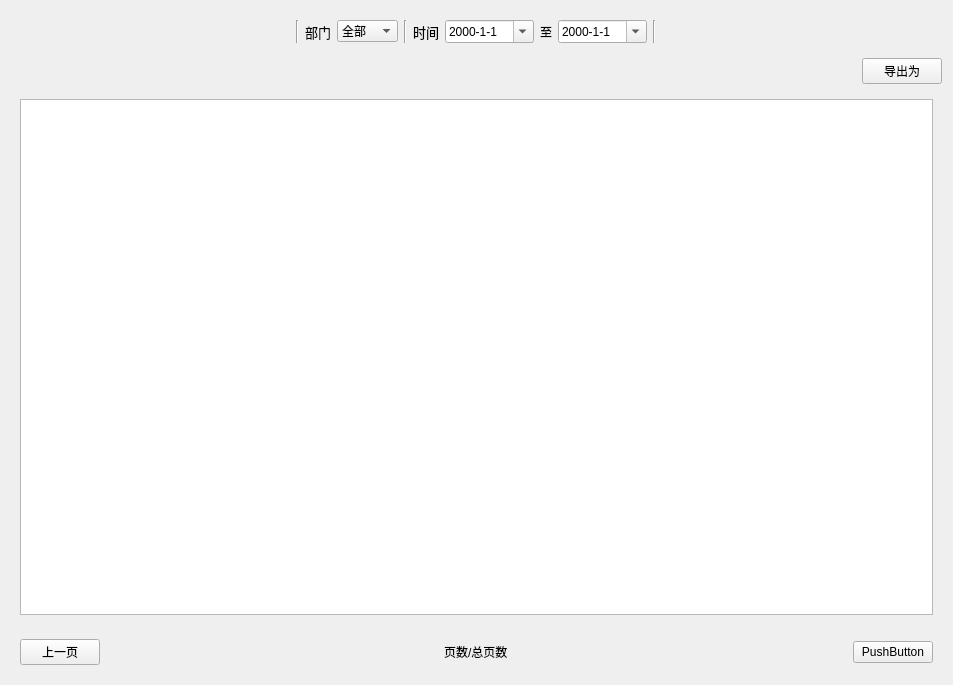
<?xml version="1.0" encoding="UTF-8"?>
<ui version="4.0">
 <class>Form</class>
 <widget class="QWidget" name="Form">
  <property name="geometry">
   <rect>
    <x>0</x>
    <y>0</y>
    <width>953</width>
    <height>685</height>
   </rect>
  </property>
  <property name="windowTitle">
   <string>Form</string>
  </property>
  <layout class="QGridLayout" name="gridLayout">
   <item row="0" column="0">
    <layout class="QVBoxLayout" name="verticalLayout">
     <item alignment="Qt::AlignHCenter">
      <widget class="QWidget" name="widget" native="true">
       <property name="sizePolicy">
        <sizepolicy hsizetype="Fixed" vsizetype="Fixed">
         <horstretch>0</horstretch>
         <verstretch>0</verstretch>
        </sizepolicy>
       </property>
       <layout class="QGridLayout" name="gridLayout_2">
        <item row="0" column="0">
         <widget class="Line" name="line">
          <property name="orientation">
           <enum>Qt::Vertical</enum>
          </property>
         </widget>
        </item>
        <item row="0" column="4">
         <widget class="QLabel" name="label_2">
          <property name="font">
           <font>
            <family>黑体</family>
            <pointsize>10</pointsize>
           </font>
          </property>
          <property name="text">
           <string>时间</string>
          </property>
         </widget>
        </item>
        <item row="0" column="2">
         <widget class="QComboBox" name="comboBox">
          <property name="sizePolicy">
           <sizepolicy hsizetype="Fixed" vsizetype="Fixed">
            <horstretch>0</horstretch>
            <verstretch>0</verstretch>
           </sizepolicy>
          </property>
          <item>
           <property name="text">
            <string>全部</string>
           </property>
          </item>
          <item>
           <property name="text">
            <string>部门1</string>
           </property>
          </item>
          <item>
           <property name="text">
            <string>部门2</string>
           </property>
          </item>
          <item>
           <property name="text">
            <string>部门3</string>
           </property>
          </item>
         </widget>
        </item>
        <item row="0" column="6">
         <widget class="QLabel" name="label_3">
          <property name="font">
           <font>
            <family>黑体</family>
           </font>
          </property>
          <property name="text">
           <string>至</string>
          </property>
         </widget>
        </item>
        <item row="0" column="3">
         <widget class="Line" name="line_2">
          <property name="orientation">
           <enum>Qt::Vertical</enum>
          </property>
         </widget>
        </item>
        <item row="0" column="5">
         <widget class="QDateEdit" name="dateEdit">
          <property name="displayFormat">
           <string>yyyy-M-d</string>
          </property>
          <property name="calendarPopup">
           <bool>true</bool>
          </property>
         </widget>
        </item>
        <item row="0" column="1">
         <widget class="QLabel" name="label">
          <property name="font">
           <font>
            <family>黑体</family>
            <pointsize>10</pointsize>
           </font>
          </property>
          <property name="text">
           <string>部门</string>
          </property>
         </widget>
        </item>
        <item row="0" column="8">
         <widget class="Line" name="line_3">
          <property name="orientation">
           <enum>Qt::Vertical</enum>
          </property>
         </widget>
        </item>
        <item row="0" column="7">
         <widget class="QDateEdit" name="dateEdit_2">
          <property name="displayFormat">
           <string>yyyy-M-d</string>
          </property>
          <property name="calendarPopup">
           <bool>true</bool>
          </property>
         </widget>
        </item>
       </layout>
      </widget>
     </item>
     <item alignment="Qt::AlignRight">
      <widget class="QPushButton" name="pushButton">
       <property name="text">
        <string>导出为</string>
       </property>
      </widget>
     </item>
     <item>
      <widget class="QWidget" name="widget_2" native="true">
       <layout class="QGridLayout" name="gridLayout_3">
        <item row="0" column="0">
         <widget class="QTableView" name="tableView"/>
        </item>
       </layout>
      </widget>
     </item>
    </layout>
   </item>
   <item row="1" column="0">
    <widget class="QWidget" name="widget_3" native="true">
     <layout class="QGridLayout" name="gridLayout_4">
      <item row="0" column="1" alignment="Qt::AlignHCenter">
       <widget class="QLabel" name="label_4">
        <property name="sizePolicy">
         <sizepolicy hsizetype="Preferred" vsizetype="Preferred">
          <horstretch>0</horstretch>
          <verstretch>0</verstretch>
         </sizepolicy>
        </property>
        <property name="text">
         <string>页数/总页数</string>
        </property>
       </widget>
      </item>
      <item row="0" column="0">
       <widget class="QPushButton" name="pushButton_2">
        <property name="sizePolicy">
         <sizepolicy hsizetype="Fixed" vsizetype="Fixed">
          <horstretch>0</horstretch>
          <verstretch>0</verstretch>
         </sizepolicy>
        </property>
        <property name="text">
         <string>上一页</string>
        </property>
       </widget>
      </item>
      <item row="0" column="2">
       <widget class="QPushButton" name="pushButton_3">
        <property name="sizePolicy">
         <sizepolicy hsizetype="Fixed" vsizetype="Fixed">
          <horstretch>0</horstretch>
          <verstretch>0</verstretch>
         </sizepolicy>
        </property>
        <property name="text">
         <string>PushButton</string>
        </property>
       </widget>
      </item>
     </layout>
    </widget>
   </item>
  </layout>
 </widget>
 <resources/>
 <connections>
  <connection>
   <sender>dateEdit</sender>
   <signal>dateTimeChanged(QDateTime)</signal>
   <receiver>dateEdit_2</receiver>
   <slot>setDateTime(QDateTime)</slot>
   <hints>
    <hint type="sourcelabel">
     <x>266</x>
     <y>29</y>
    </hint>
    <hint type="destinationlabel">
     <x>400</x>
     <y>29</y>
    </hint>
   </hints>
  </connection>
 </connections>
</ui>
